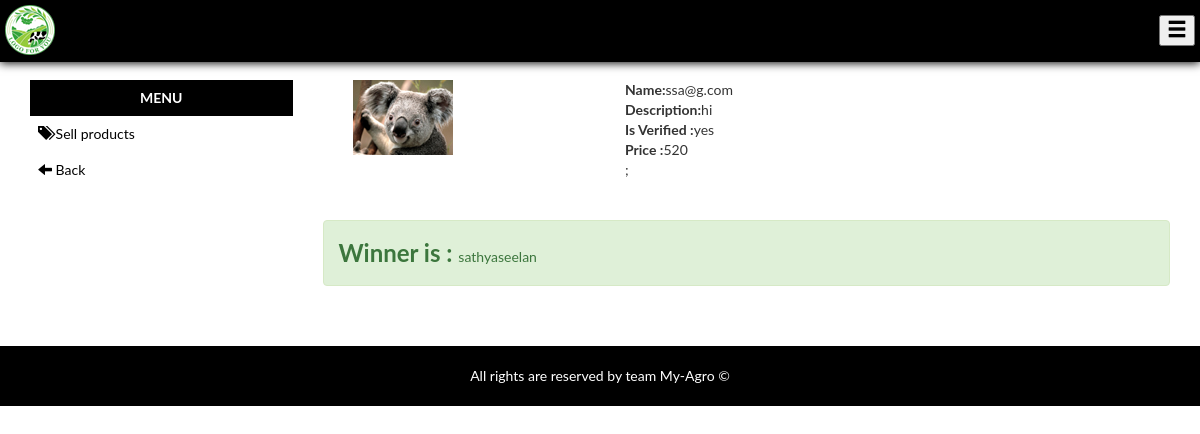
Screenshot of /bid/admin/viewDetails.php?proid=1 (signed in) with the database file from the repository.
### tables this page shows
CREATE TABLE IF NOT EXISTS `bidproducts` (
  `id` int(10) NOT NULL AUTO_INCREMENT,
  `price` int(100) NOT NULL,
  `quantity` int(100) NOT NULL,
  `descr` varchar(100) NOT NULL,
  `name` varchar(100) NOT NULL,
  `dateadded` timestamp NOT NULL DEFAULT CURRENT_TIMESTAMP,
  `postedby` int(100) NOT NULL,
  `img` varchar(100) NOT NULL,
  `verified` varchar(10) NOT NULL DEFAULT 'no',
  `completed` varchar(100) NOT NULL DEFAULT '0',
  `winnerId` int(10) NOT NULL DEFAULT '0',
  PRIMARY KEY (`id`)
);

CREATE TABLE IF NOT EXISTS `register` (
  `id` int(10) NOT NULL AUTO_INCREMENT,
  `uname` varchar(100) NOT NULL,
  `email` varchar(100) NOT NULL,
  `pno` varchar(100) NOT NULL,
  `datecreated` timestamp NOT NULL DEFAULT CURRENT_TIMESTAMP,
  `pass` varchar(100) NOT NULL,
  `occupation` varchar(100) NOT NULL,
  PRIMARY KEY (`id`)
);

### bid/admin/viewDetails.php (the view, shortened to what this page needs)
<!DOCTYPE html>
<html>
	<head>
	    <link rel="stylesheet" href="http://maxcdn.bootstrapcdn.com/bootstrap/3.3.6/css/bootstrap.min.css">
		<link rel="stylesheet" href="../../css/ProfileStyle.css">
	</head>
	<body>
		<div class="header navbar-fixed-top">
			<table>
				<tr>
					<td style = "color:white;width:100%"><img src="../../img/logo.png"></td>
					<td style = "color:black;" class="text-right">
						<button type="button" onClick="openNav()">
							<i style="font-size:20px;" class="glyphicon glyphicon-menu-hamburger"></i>
						</button>
					</td>
				</tr>
			</table>
		</div>
		<section>
			<div class="container">
				<div class="row">
					<div class="col-md-12">
						<br><br><br><br>
					</div>
					<div class="col-md-3 sidenavbar">
						<div style="background:black;padding:8px 8px;color:white;font-weight:bold;text-align:center;">MENU</div>
						<a href="admin/index.php"><i class="glyphicon glyphicon-tags"></i>&nbsp;Sell products</a>
						<a href="../index.php"><i class="glyphicon glyphicon-arrow-left"></i>&nbsp;Back</a>
						<br><br>
					</div>
					<div class="col-md-9">
						<?php
							$bidid=$_GET['proid'];
							$sql_res=mysql_query("select * from bidproducts where id=$bidid");
							while($row=mysql_fetch_array($sql_res))
							{
								$descr=$row['descr'];
								$img=$row['img'];
								$name=$row['name'];
								$price=$row['price'];
								$verified=$row['verified'];
								$completed=$row['completed'];
								$winnerId=$row['winnerId'];
								echo '
									<div class="col-md-12">
										<div class="col-md-4">
											<img src="../'. $img .'" alt="'. $descr .'" class="img img-responsive"  title="'. $descr .'" />
										</div>
										<div class="col-md-8">
											<b>Name:</b>'.$name.'<br><b>Description:</b>'.$descr.'<br><b>Is Verified :</b>'.$verified.'<br><b>Price :</b>'.$price.'<br>;
										</div>
									</div>
								';
							}
							echo"<div class='col-md-12'><br><br></div>";
							if($completed!=1)
							{
								echo '<table class="table">';
								echo"<div class='col-md-12'><br><br></div>";
								$select="SELECT * FROM `bid` WHERE proid='$bidid' ORDER BY id DESC ";
								$do=mysql_query($select);
								$count=mysql_num_rows($do);
								echo '<h3>'.$count.' - People bid for this product.</h3>';
								while($row=mysql_fetch_assoc($do))
								{
									$bidder=$row["bidderid"];
									$price=$row["price"];
									$id=$row["id"];
									$selectImg="SELECT * FROM `register` where id='".$bidder."'";
									$doid=mysql_query($selectImg);
									while($rowid=mysql_fetch_assoc($doid))
									{
										$uname=$rowid["uname"];
										echo '<tr>
												<td><span style="font-size:12px; width:100px;font-weight:bold;color:green;">'.$uname.'</span></td>
												<td><span style="font-size:12px;">'.$price.' Rs</span></td>
												<td>
													<form action="" method="post">
														<input type="hidden" value="'.$id.'" name="winid">
														<input type="hidden" value="'.$bidder.'" name="bidid">
														<input type="submit" name="winner" value="Select as winner" class="btn btn-success">
													</form>
												</td>
											 </tr>';
									}
								}
							}
							else
							{
									$selectImg="SELECT * FROM `register` where id='".$winnerId."'";
									$doid=mysql_query($selectImg);
									while($rowid=mysql_fetch_assoc($doid))
									{
										$uname=$rowid["uname"];
										echo '<div class="col-md-12 alert alert-success"><span style="font-size:24px;font-weight:bolder;">Winner is : </span>'.$uname.'</div>';
									}
							}
							?>
						</div>
						<div class='col-md-12'><br><br></div>
					</div>
				</div>
		</section>
		<footer>
			All rights are reserved by team My-Agro &copy;
		</footer>
	</body>
</html>

### css/ProfileStyle.css (style rules this page uses)
.header { padding:5px; background-color:#000; border-bottom:2px solid #000; -webkit-box-shadow:0 1px 9px #000; box-shadow:0 1px 9px #000; width: 100%; }
body { font-family: "Lato", sans-serif; }
.sidenavbar { transition: 0.5s; left:0; }
.sidenavbar a { padding: 8px 8px; text-decoration: none; font-size: 14px; color: black; display: block; transition: 0.3s }
i { font-family: weather; font-weight: normal; font-style: normal; line-height: 1.0; text-transform: none; }
footer { background:black; padding:20px; color :white ; text-align:center; }

### rows the page displays
bidproducts: img (picture), name "ssa@g.com", descr "hi", verified "yes", price "520"
register: uname "sathyaseelan"
